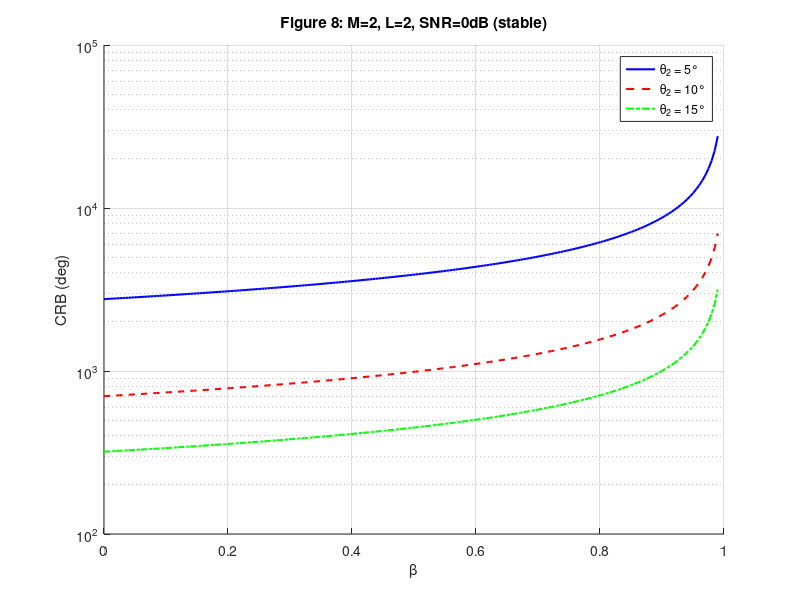

Source code (MATLAB):
%% 图8 稳定复现（基于完整6×6 FIM，等价于(40)-(43)）
clear; clc; close all;

%% 参数设置
M = 2;                      % 阵元数
d_lambda = 0.5;             % 半波长间距
SNR_dB = 0;                 % SNR = 0 dB
SNR_lin = 10^(SNR_dB/10);
N = 1;                      % 快拍数
alpha = [1; 1];             % 两个目标的复振幅
sigma_w2 = 1 / SNR_lin;     % 噪声方差, 满足 N|α|^2/σ_w^2 = 1

theta1 = 0;                 % 目标1角度（度）
theta2_list = [5, 10, 15];  % 目标2角度
beta_vec = linspace(0, 0.99, 200);  % 相关系数，避开1

% 对称阵列（质心原点）
n = 0:M-1;     % [-0.5, 0.5]
a = @(th) exp(-1j*pi*d_lambda*n'*sind(th));
da = @(th) -1j*pi*d_lambda*cosd(th)*n' .* a(th);

% 相干矩阵及其特征平方根（处理奇异：只保留非零特征值对应的分量）
function U_sqrtL = get_U_sqrtL(beta)
    Rs = [1, beta; beta, 1];
    [U, Lambda] = eig(Rs);
    lambda = diag(Lambda);
    tol = 1e-12;
    keep = lambda > tol;
    U_sqrtL = U(:,keep) * diag(sqrt(lambda(keep)));
end

% 等效导向矢量及其对角度（弧度）的导数
d_beta = @(th,beta) sqrt(N) * (a(th)*a(th).' * get_U_sqrtL(beta));
% 向量化版本（返回列向量）
d_vec = @(th,beta) reshape(d_beta(th,beta), [], 1);
d_beta_deriv = @(th,beta) sqrt(N) * ( (da(th)*a(th).' + a(th)*da(th).') * get_U_sqrtL(beta) );
d_deriv_vec = @(th,beta) reshape(d_beta_deriv(th,beta), [], 1);

CRB_store = zeros(length(theta2_list), length(beta_vec));

for k = 1:length(theta2_list)
    theta2 = theta2_list(k);
    for b = 1:length(beta_vec)
        beta = beta_vec(b);
        
        d1 = d_vec(theta1, beta);
        d2 = d_vec(theta2, beta);
        d1p = d_deriv_vec(theta1, beta);
        d2p = d_deriv_vec(theta2, beta);
        
        % 梯度矩阵：6 列，顺序 [θ1, θ2, Reα1, Imα1, Reα2, Imα2]
        G = [alpha(1)*d1p, alpha(2)*d2p, d1, 1j*d1, d2, 1j*d2];
        J = (2/sigma_w2) * real(G' * G);
        
        % 求逆得到 CRB 矩阵，取出 θ1 的方差
        if rcond(J) > 1e-12
            Jinv = inv(J);
            CRB_theta1_deg = sqrt(Jinv(1,1)) * 180/pi;
        else
            CRB_theta1_deg = NaN;
        end
        CRB_store(k,b) = CRB_theta1_deg;
    end
end

% 绘图
figure; hold on;
semilogy(beta_vec, CRB_store(1,:), 'b-', 'LineWidth', 1.5);
semilogy(beta_vec, CRB_store(2,:), 'r--', 'LineWidth', 1.5);
semilogy(beta_vec, CRB_store(3,:), 'g-.', 'LineWidth', 1.5);
xlabel('\beta');
ylabel('CRB (deg)');
legend('\theta_2 = 5°', '\theta_2 = 10°', '\theta_2 = 15°');
grid on;

title('Figure 8: M=2, L=2, SNR=0dB (stable)');
